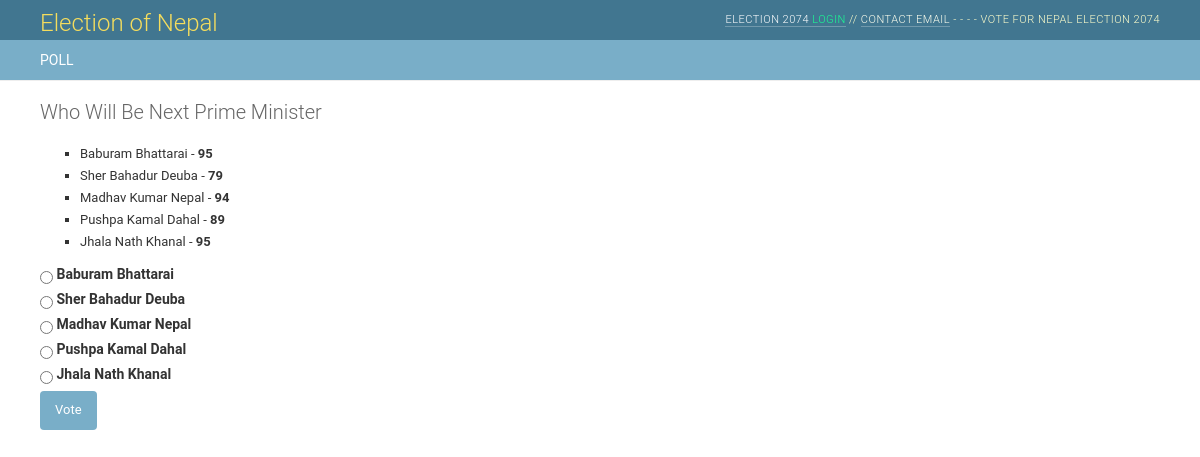
The page /polls/1/ on the database its author committed.
### polls/models.py (models this page shows, shortened)
class Question(models.Model):
    question_text = models.CharField(max_length=200,help_text='Enter your Question')
    pub_date = models.DateTimeField('date published',help_text='date published')

class Choice(models.Model):
    question = models.ForeignKey(Question, on_delete=models.CASCADE)
    choice_text = models.CharField(max_length=200)
    votes = models.IntegerField(default=0)

### polls/views.py (the view)
# urls.py: url(r'^(?P<question_id>[0-9]+)/$', views.detail, name='detail'),
def detail(request, question_id):
    question = get_object_or_404(Question, pk=question_id)
    return render(request, 'polls/detail.html', {'question': question,'title':'Nepal Election','sitename':'Election of Nepal'})

### polls/templates/polls/detail.html (shortened to what this page needs)
{% extends "polls/base.html" %}
{% block content %}
<h1>{{ question.question_text|title}}</h1>
<ul>
{% for choice in question.choice_set.all %}
    <li>{{ choice.choice_text|title }} -<b> {{ choice.votes }}</b> </li>
{% endfor %}
</ul>
<form action="{% url 'polls:vote' question.id %}" method="post">
    {% for choice in question.choice_set.all %}
        <input type="radio" name="choice" id="choice{{ forloop.counter }}" value="{{ choice.id }}" />
        <label for="choice{{ forloop.counter }}">{{ choice.choice_text }}</label><br />
    {% endfor %}
    <input type="submit" value="Vote" />
    </form>
{% endblock %}

### polls/static/css/base.css (style rules this page uses)
body { margin: 0; padding: 0; font-size: 14px; font-family: "Roboto","Lucida Grande","DejaVu Sans","Bitstream Vera Sans",Verdana,Arial,sans-serif; color: #333; background: #fff; }
p, ol, ul, dl { margin: .2em 0 .8em 0; }
h1,h2,h3,h4,h5 { font-weight: bold; }
h1 { margin: 0 0 20px; font-weight: 300; font-size: 20px; color: #666; }
ul li { list-style-type: square; padding: 1px 0; }
li, dt, dd { font-size: 13px; line-height: 20px; }
form { margin: 0; padding: 0; }
input, textarea, select, .form-row p, form .button { margin: 2px 0; padding: 2px 3px; vertical-align: middle; font-family: "Roboto", "Lucida Grande", Verdana, Arial, sans-serif; font-weight: normal; font-size: 13px; }
.button, input[type=submit], input[type=button], .submit-row input, a.button { background: #79aec8; padding: 10px 15px; border: none; border-radius: 4px; color: #fff; cursor: pointer; }

### rows shown on the page
Question: question_text "Who Will Be Next Prime Minister"
Choice: choice_text "Baburam Bhattarai", votes "95"
Choice: choice_text "Sher Bahadur Deuba", votes "79"
Choice: choice_text "Madhav Kumar Nepal", votes "94"
Choice: choice_text "Pushpa Kamal Dahal", votes "89"
Choice: choice_text "Jhala Nath Khanal", votes "95"

### other values the page prints
{{ sitename }} "Election of Nepal"
